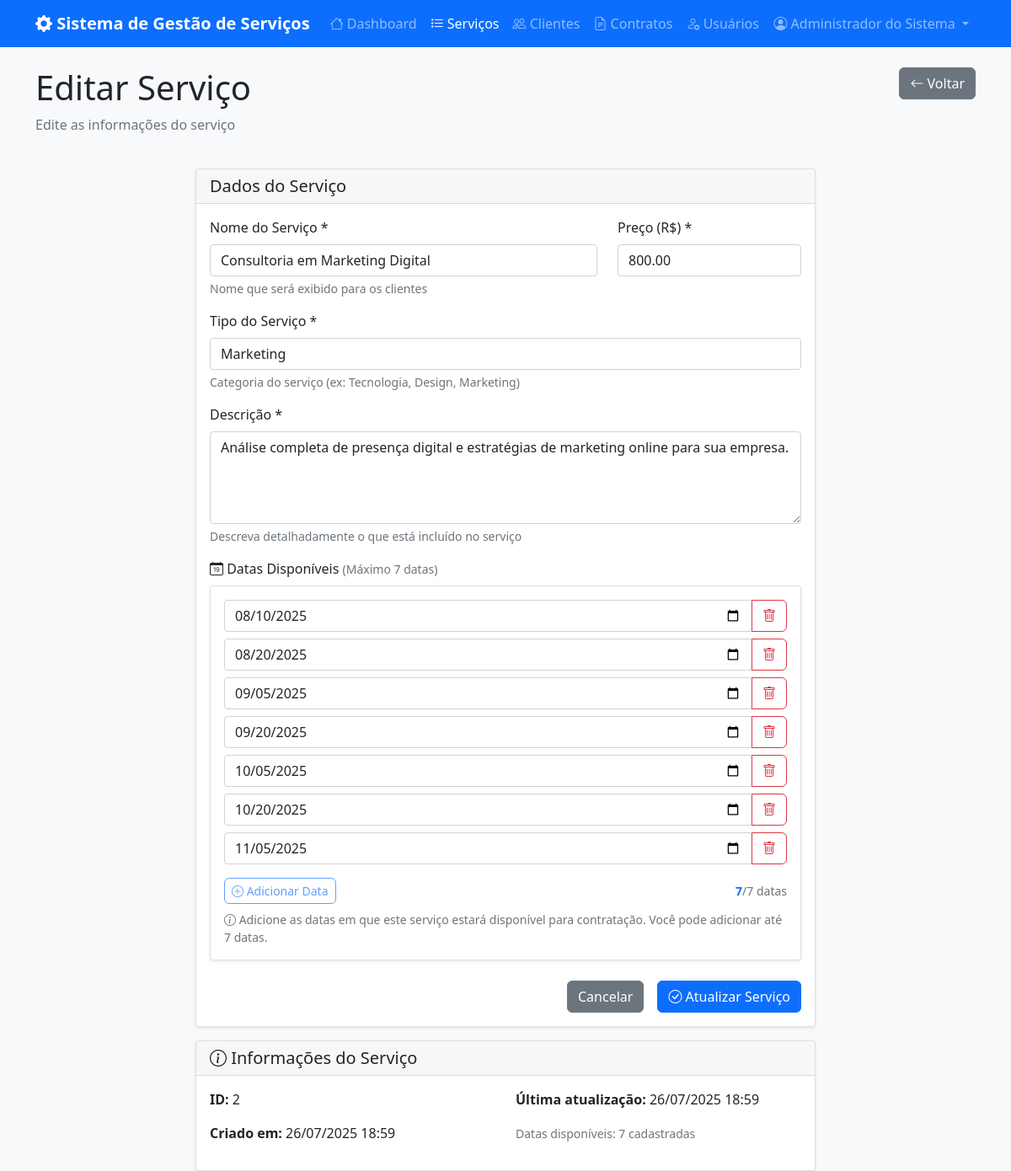
The page /admin/servicos/form.php?id=2 (signed in) on the database its author committed.
### tables this page shows
CREATE TABLE `servicos` (
    `id` int(11) NOT NULL AUTO_INCREMENT,
    `nome` varchar(100) NOT NULL,
    `tipo` varchar(50) NOT NULL,
    `preco` decimal(10, 2) NOT NULL,
    `descricao` text DEFAULT NULL,
    `ativo` tinyint(1) DEFAULT 1 COMMENT 'Status do serviço',
    `created_at` timestamp DEFAULT CURRENT_TIMESTAMP,
    `updated_at` timestamp DEFAULT CURRENT_TIMESTAMP ON UPDATE CURRENT_TIMESTAMP,
    PRIMARY KEY (`id`)
);

CREATE TABLE `datas_disponiveis` (
    `id` int(11) NOT NULL AUTO_INCREMENT,
    `servico_id` int(11) NOT NULL,
    `data` date NOT NULL,
    `disponivel` tinyint(1) DEFAULT 1,
    `created_at` timestamp DEFAULT CURRENT_TIMESTAMP,
    PRIMARY KEY (`id`),
    KEY `servico_id` (`servico_id`),
    KEY `data` (`data`),
    CONSTRAINT `fk_data_servico` FOREIGN KEY (`servico_id`) REFERENCES `servicos` (`id`) ON DELETE CASCADE
);

### config/auth.php (called while the page is built, shortened)
<?php
class Auth
{
    public static function getUser(): ?array
    {
        return $_SESSION['user'] ?? null;
    }
}

### config/db.php (called while the page is built, shortened)
<?php
class Database
{
    private static $instance = null;
    private $connection;
    private $host = 'localhost';
    private $database = 'trabalho_web';
    private $username = 'root';
    private $password = '';
    private $charset = 'utf8mb4';
    private function __construct()
    {
        $dsn = "mysql:host={$this->host};dbname={$this->database};charset={$this->charset}";
        $options = [
            PDO::ATTR_ERRMODE => PDO::ERRMODE_EXCEPTION,
            PDO::ATTR_DEFAULT_FETCH_MODE => PDO::FETCH_ASSOC,
            PDO::ATTR_EMULATE_PREPARES => false,
        ];
        try {
            $this->connection = new PDO($dsn, $this->username, $this->password, $options);
        } catch (PDOException $e) {
            error_log("Database connection failed: " . $e->getMessage());
            throw new PDOException("Database connection failed");
        }
    }
    public static function getInstance(): Database
    {
        if (self::$instance === null) {
            self::$instance = new self();
        }
        return self::$instance;
    }
    public function getConnection(): PDO
    {
        return $this->connection;
    }
}

### dao/ServicoDAO.php (called while the page is built, shortened)
<?php
require_once __DIR__ . '/../config/db.php';
class ServicoDAO
{
    private $db;
    public function __construct()
    {
        $this->db = Database::getInstance()->getConnection();
    }
    public function findById(int $id): ?array
    {
        try {
            $stmt = $this->db->prepare("SELECT * FROM servicos WHERE id = ?");
            $stmt->execute([$id]);
            $service = $stmt->fetch();
            return $service ?: null;
        } catch (PDOException $e) {
            error_log("Error finding service by ID: " . $e->getMessage());
            return null;
        }
    }
}

### dao/DataDisponivelDAO.php (called while the page is built, shortened)
<?php
require_once __DIR__ . '/../config/db.php';
class DataDisponivelDAO
{
    private $db;
    public function __construct()
    {
        $this->db = Database::getInstance()->getConnection();
    }
    public function findByServiceId(int $serviceId): array
    {
        try {
            $stmt = $this->db->prepare("
                SELECT * FROM datas_disponiveis
                WHERE servico_id = ? AND data >= CURDATE()
                ORDER BY data
            ");
            $stmt->execute([$serviceId]);
            return $stmt->fetchAll();
        } catch (PDOException $e) {
            error_log("Error fetching dates for service: " . $e->getMessage());
            return [];
        }
    }
}

### admin/servicos/form.php (the view, shortened to what this page needs)
<?php
require_once '../../config/auth.php';
require_once '../../dao/ServicoDAO.php';
require_once '../../dao/DataDisponivelDAO.php';
$servicoDAO = new ServicoDAO();
$dataDisponivelDAO = new DataDisponivelDAO();
$user = Auth::getUser();
$servico = null;
$datasExistentes = [];
$isEdit = false;
if (isset($_GET['id'])) {
    $id = (int) $_GET['id'];
    $servico = $servicoDAO->findById($id);
    if ($servico) {
        $isEdit = true;
        $datasExistentes = $dataDisponivelDAO->findByServiceId($id);
    } else {
        header('Location: list.php');
        exit;
    }
}
?>
<!DOCTYPE html>
<html lang="pt-BR">
<head>
    <link href="https://cdn.jsdelivr.net/npm/bootstrap@5.1.3/dist/css/bootstrap.min.css" rel="stylesheet">
    <link href="https://cdn.jsdelivr.net/npm/bootstrap-icons@1.8.1/font/bootstrap-icons.css" rel="stylesheet">
    <link rel="stylesheet" href="../assets/css/style.css">
    <link rel="stylesheet" href="../assets/css/datas-disponiveis.css">
</head>
<body>
    <nav class="navbar navbar-expand-lg navbar-dark bg-primary">
        <div class="container">
            <a class="navbar-brand" href="../dashboard.php">
                <i class="bi bi-gear-fill"></i> Sistema de Gestão de Serviços
            </a>
            <div class="collapse navbar-collapse" id="navbarNav">
                <ul class="navbar-nav me-auto">
                    <li class="nav-item">
                        <a class="nav-link" href="../dashboard.php">
                            <i class="bi bi-house"></i> Dashboard
                        </a>
                    </li>
                    <li class="nav-item">
                        <a class="nav-link active" href="list.php">
                            <i class="bi bi-list-task"></i> Serviços
                        </a>
                    </li>
                    <li class="nav-item">
                        <a class="nav-link" href="../clientes/list.php">
                            <i class="bi bi-people"></i> Clientes
                        </a>
                    </li>
                    <li class="nav-item">
                        <a class="nav-link" href="../contratacao/listar.php">
                            <i class="bi bi-file-earmark-text"></i> Contratos
                        </a>
                    </li>
                    <li class="nav-item">
                        <a class="nav-link" href="../usuarios/list.php">
                            <i class="bi bi-person-gear"></i> Usuários
                        </a>
                    </li>
                </ul>
                <ul class="navbar-nav">
                    <li class="nav-item dropdown">
                        <a class="nav-link dropdown-toggle" href="#" id="navbarDropdown" role="button" data-bs-toggle="dropdown">
                            <i class="bi bi-person-circle"></i> <?= htmlspecialchars($user['nome']) ?>
                        </a>
                    </li>
                </ul>
            </div>
        </div>
    </nav>
    <div class="container mt-4">
        <div class="row mb-4">
            <div class="col-md-8">
                <h1><?= $isEdit ? 'Editar' : 'Novo' ?> Serviço</h1>
                <p class="text-muted"><?= $isEdit ? 'Edite as informações do serviço' : 'Preencha os dados do novo serviço' ?></p>
            </div>
            <div class="col-md-4 text-end">
                <a href="list.php" class="btn btn-secondary">
                    <i class="bi bi-arrow-left"></i> Voltar
                </a>
            </div>
        </div>
        <div class="row justify-content-center">
            <div class="col-lg-8">
                <div class="card">
                    <div class="card-header">
                        <h5 class="mb-0">
                            Dados do Serviço
                        </h5>
                    </div>
                    <div class="card-body">
                        <form method="POST" action="">
                            <div class="row">
                                <div class="col-md-8">
                                    <div class="mb-3">
                                        <label for="nome" class="form-label">Nome do Serviço *</label>
                                        <input type="text" class="form-control" id="nome" name="nome"
                                            value="<?= htmlspecialchars($servico['nome'] ?? $_POST['nome'] ?? '') ?>"
                                            required maxlength="100">
                                        <div class="form-text">Nome que será exibido para os clientes</div>
                                    </div>
                                </div>
                                <div class="col-md-4">
                                    <div class="mb-3">
                                        <label for="preco" class="form-label">Preço (R$) *</label>
                                        <input type="number" class="form-control" id="preco" name="preco"
                                            value="<?= htmlspecialchars($servico['preco'] ?? $_POST['preco'] ?? '') ?>"
                                            required min="0" step="0.01">
                                    </div>
                                </div>
                            </div>
                            <div class="mb-3">
                                <label for="tipo" class="form-label">Tipo do Serviço *</label>
                                <input type="text" class="form-control" id="tipo" name="tipo"
                                    value="<?= htmlspecialchars($servico['tipo'] ?? $_POST['tipo'] ?? '') ?>"
                                    required maxlength="50" list="tiposList">
                                <div class="form-text">Categoria do serviço (ex: Tecnologia, Design, Marketing)</div>
                            </div>
                            <div class="mb-3">
                                <label for="descricao" class="form-label">Descrição *</label>
                                <textarea class="form-control" id="descricao" name="descricao"
                                    rows="4" required><?= htmlspecialchars($servico['descricao'] ?? $_POST['descricao'] ?? '') ?></textarea>
                                <div class="form-text">Descreva detalhadamente o que está incluído no serviço</div>
                            </div>
                            <div class="mb-4">
                                <label class="form-label">
                                    <i class="bi bi-calendar-date"></i> Datas Disponíveis
                                    <small class="text-muted">(Máximo 7 datas)</small>
                                </label>
                                <div class="card">
                                    <div class="card-body">
                                        <div id="datas-container">
                                            <?php if ($isEdit && !empty($datasExistentes)): ?>
                                                <?php foreach ($datasExistentes as $index => $dataObj): ?>
                                                    <div class="input-group mb-2 data-input-group">
                                                        <input type="date" class="form-control data-input"
                                                            name="datas_disponiveis[]"
                                                            value="<?= htmlspecialchars($dataObj['data']) ?>"
                                                            min="<?= date('Y-m-d') ?>">
                                                        <button type="button" class="btn btn-outline-danger btn-remove-data">
                                                            <i class="bi bi-trash"></i>
                                                        </button>
                                                    </div>
                                                <?php endforeach; ?>
                                            <?php endif; ?>
                                        </div>
                                        <div class="d-flex justify-content-between align-items-center mt-3">
                                            <button type="button" id="btn-add-data" class="btn btn-outline-primary btn-sm">
                                                <i class="bi bi-plus-circle"></i> Adicionar Data
                                            </button>
                                            <small class="text-muted">
                                                <span id="contador-datas"><?= $isEdit ? count($datasExistentes) : ($isEdit && empty($datasExistentes) ? 0 : 1) ?></span>/7 datas
                                            </small>
                                        </div>
                                        <div class="form-text mt-2">
                                            <i class="bi bi-info-circle"></i>
                                            Adicione as datas em que este serviço estará disponível para contratação.
                                            Você pode adicionar até 7 datas.
                                        </div>
                                    </div>
                                </div>
                            </div>
                            <div class="d-grid gap-2 d-md-flex justify-content-md-end">
                                <a href="list.php" class="btn btn-secondary me-md-2">Cancelar</a>
                                <button type="submit" class="btn btn-primary">
                                    <i class="bi bi-<?= $isEdit ? 'check' : 'plus' ?>-circle"></i>
                                    <?= $isEdit ? 'Atualizar' : 'Criar' ?> Serviço
                                </button>
                            </div>
                        </form>
                    </div>
                </div>
                <?php if ($isEdit): ?>
                    <div class="card mt-3">
                        <div class="card-header">
                            <h5 class="mb-0">
                                <i class="bi bi-info-circle"></i>
                                Informações do Serviço
                            </h5>
                        </div>
                        <div class="card-body">
                            <div class="row">
                                <div class="col-md-6">
                                    <p><strong>ID:</strong> <?= $servico['id'] ?></p>
                                    <p><strong>Criado em:</strong> <?= date('d/m/Y H:i', strtotime($servico['created_at'])) ?></p>
                                </div>
                                <div class="col-md-6">
                                    <p><strong>Última atualização:</strong> <?= date('d/m/Y H:i', strtotime($servico['updated_at'])) ?></p>
                                    <p><small class="text-muted">Datas disponíveis: <?= count($datasExistentes) ?> cadastradas</small></p>
                                </div>
                            </div>
                        </div>
                    </div>
                <?php endif; ?>
            </div>
        </div>
    </div>
</body>
</html>

### assets/css/style.css (style rules this page uses)
:root { --primary-color: #0d6efd; --secondary-color: #6c757d; --success-color: #198754; --danger-color: #dc3545; --warning-color: #ffc107; --info-color: #0dcaf0; --light-color: #f8f9fa; --dark-color: #212529; }
body { font-family: 'Segoe UI', Tahoma, Geneva, Verdana, sans-serif; background-color: var(--light-color); }
.navbar-brand { font-weight: bold; }
.card { box-shadow: 0 0.125rem 0.25rem rgba(0, 0, 0, 0.075); border: 1px solid rgba(0, 0, 0, 0.125); }
.btn { border-radius: 0.375rem; }

### assets/css/datas-disponiveis.css (style rules this page uses)
.data-input-group { transition: all 0.3s ease; }
#contador-datas { font-weight: bold; color: #0d6efd; }
.card .card-body .form-text { font-size: 0.875rem; color: #6c757d; }
.data-input-group { animation: slideIn 0.3s ease-out; }

### rows shown on the page
servicos: nome "Consultoria em Marketing Digital", preco "800.00", tipo "Marketing", descricao "Análise completa de presença digital e estratégias de marketing online para sua empresa.", id "2", created_at "26/07/2025 18:59", updated_at "26/07/2025 18:59"
datas_disponiveis: data "08/10/2025"
datas_disponiveis: data "08/20/2025"
datas_disponiveis: data "09/05/2025"
datas_disponiveis: data "09/20/2025"
datas_disponiveis: data "10/05/2025"
datas_disponiveis: data "10/20/2025"
datas_disponiveis: data "11/05/2025"

### other values the page prints
$user['nome'] "Administrador do Sistema"
count($datasExistentes) "7"
